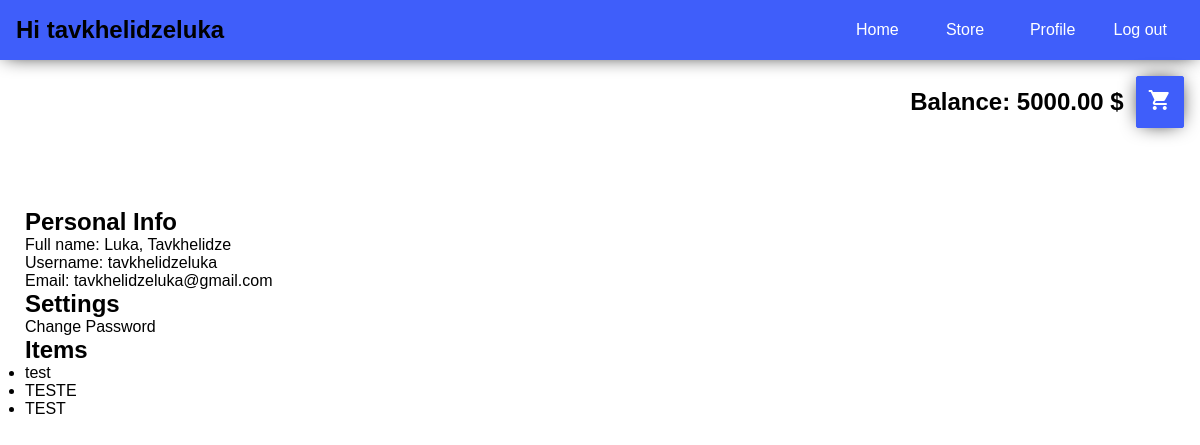
The page /ecommerce/profile/ (signed in) on the database as committed earlier.
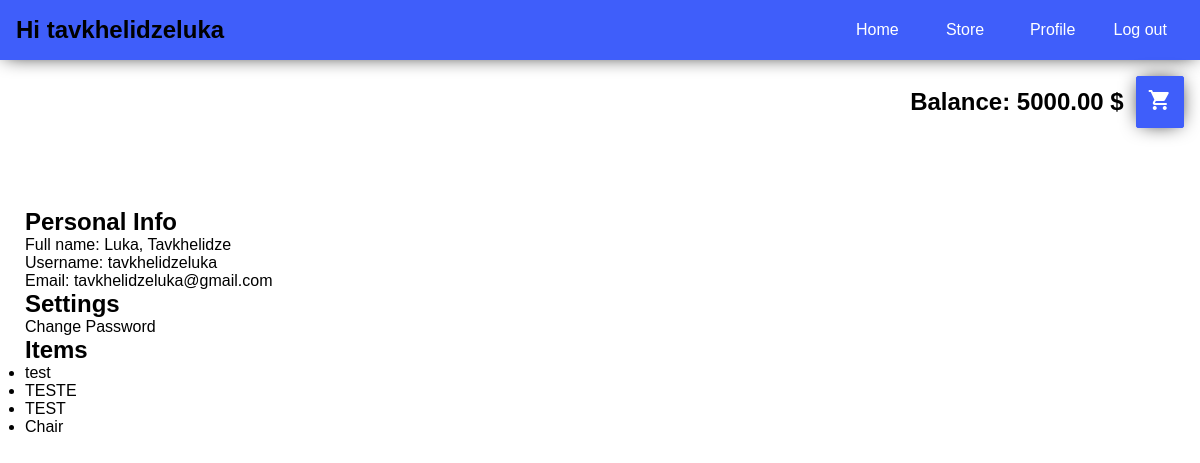
The same page on the database as committed later.
### ecommerce/models.py (models this page shows, shortened)
class Item(models.Model):
    name = models.CharField(max_length=200)
    tag = models.ManyToManyField(to='Tag')
    user = models.ForeignKey(to=User, on_delete=models.DO_NOTHING)
    quantity = models.PositiveIntegerField(default=1)
    available = models.BooleanField(default=True)
    price = models.DecimalField(default=0, max_digits=10, decimal_places=2,
                                validators=[MinValueValidator(Decimal('0'))])

### ecommerce/views.py (the view)
# urls.py: path('profile/', ProfileView.as_view(), name='profile')
class ProfileView(View):
    template_name = 'ecommerce/profile.html'
    def get(self, request, *args, **kwargs) -> 'HttpResponse':
        return render(request, self.template_name, {
            'user': request.user
        })

### user/models.py (called while the page is built)
    def __str__(self):
        return self.username

### templates/ecommerce/profile.html
{% extends 'ecommerce/base.html' %}
{% block current_page %}
    Hi {{ user }}
{% endblock %}
{% block page-content %}
    <div>
        <h2>Personal Info</h2>
        <p>Full name: {{ user.first_name }}, {{ user.last_name }}</p>
        <p>Username: {{ user.username }}</p>
        <p>Email: {{ user.email }}</p>
    </div>
    <div>
        <h2>Settings</h2>
        <a>Change Password</a>
    </div>
    <div>
        <h2>Items</h2>
        <ul>
            {% for item in user.item_set.all %}
                <li>
                    <a href="{% url 'ecommerce:item_create_details' item.pk %}">{{ item.name }}</a>
                </li>
            {% endfor %}
        </ul>
    </div>
{% endblock %}

Rows that differ between the two databases and show on the page:
added Item: name "Chair"
